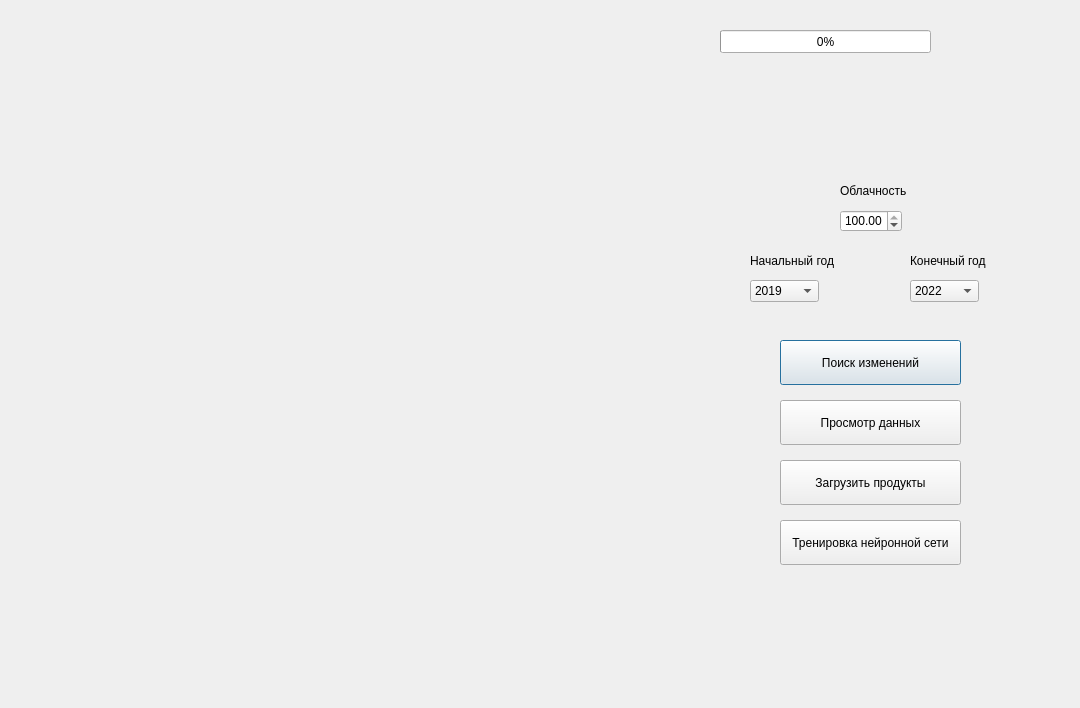
<?xml version="1.0" encoding="UTF-8"?>
<ui version="4.0">
 <class>ChangeDetectionDialogBase</class>
 <widget class="QDialog" name="ChangeDetectionDialogBase">
  <property name="geometry">
   <rect>
    <x>0</x>
    <y>0</y>
    <width>1080</width>
    <height>708</height>
   </rect>
  </property>
  <property name="windowTitle">
   <string>Change Detection Plugin</string>
  </property>
  <widget class="QLabel" name="map_label">
   <property name="geometry">
    <rect>
     <x>20</x>
     <y>20</y>
     <width>600</width>
     <height>552</height>
    </rect>
   </property>
   <property name="text">
    <string/>
   </property>
  </widget>
  <widget class="QPushButton" name="apply_coords">
   <property name="geometry">
    <rect>
     <x>780</x>
     <y>340</y>
     <width>181</width>
     <height>45</height>
    </rect>
   </property>
   <property name="text">
    <string>Поиск изменений</string>
   </property>
  </widget>
  <widget class="QLabel" name="info_label">
   <property name="geometry">
    <rect>
     <x>670</x>
     <y>70</y>
     <width>521</width>
     <height>81</height>
    </rect>
   </property>
   <property name="text">
    <string/>
   </property>
  </widget>
  <widget class="QProgressBar" name="progress_bar">
   <property name="geometry">
    <rect>
     <x>720</x>
     <y>30</y>
     <width>211</width>
     <height>23</height>
    </rect>
   </property>
   <property name="value">
    <number>0</number>
   </property>
   <property name="textVisible">
    <bool>true</bool>
   </property>
  </widget>
  <widget class="QPushButton" name="results_viewer_button">
   <property name="geometry">
    <rect>
     <x>780</x>
     <y>400</y>
     <width>181</width>
     <height>45</height>
    </rect>
   </property>
   <property name="text">
    <string>Просмотр данных</string>
   </property>
  </widget>
  <widget class="QComboBox" name="start_year">
   <property name="geometry">
    <rect>
     <x>750</x>
     <y>280</y>
     <width>69</width>
     <height>22</height>
    </rect>
   </property>
   <item>
    <property name="text">
     <string>2019</string>
    </property>
   </item>
   <item>
    <property name="text">
     <string>2020</string>
    </property>
   </item>
   <item>
    <property name="text">
     <string>2021</string>
    </property>
   </item>
   <item>
    <property name="text">
     <string>2022</string>
    </property>
   </item>
  </widget>
  <widget class="QComboBox" name="completion_year">
   <property name="geometry">
    <rect>
     <x>910</x>
     <y>280</y>
     <width>69</width>
     <height>22</height>
    </rect>
   </property>
   <item>
    <property name="text">
     <string>2022</string>
    </property>
   </item>
   <item>
    <property name="text">
     <string>2021</string>
    </property>
   </item>
   <item>
    <property name="text">
     <string>2020</string>
    </property>
   </item>
   <item>
    <property name="text">
     <string>2019</string>
    </property>
   </item>
  </widget>
  <widget class="QPushButton" name="download_button">
   <property name="geometry">
    <rect>
     <x>780</x>
     <y>460</y>
     <width>181</width>
     <height>45</height>
    </rect>
   </property>
   <property name="text">
    <string>Загрузить продукты</string>
   </property>
  </widget>
  <widget class="QLabel" name="label">
   <property name="geometry">
    <rect>
     <x>750</x>
     <y>250</y>
     <width>101</width>
     <height>21</height>
    </rect>
   </property>
   <property name="text">
    <string>Начальный год</string>
   </property>
  </widget>
  <widget class="QLabel" name="label_2">
   <property name="geometry">
    <rect>
     <x>910</x>
     <y>250</y>
     <width>101</width>
     <height>21</height>
    </rect>
   </property>
   <property name="text">
    <string>Конечный год</string>
   </property>
  </widget>
  <widget class="QPushButton" name="train_net_button">
   <property name="geometry">
    <rect>
     <x>780</x>
     <y>520</y>
     <width>181</width>
     <height>45</height>
    </rect>
   </property>
   <property name="text">
    <string>Тренировка нейронной сети</string>
   </property>
  </widget>
  <widget class="QDoubleSpinBox" name="cloud_cover">
   <property name="geometry">
    <rect>
     <x>840</x>
     <y>210</y>
     <width>62</width>
     <height>22</height>
    </rect>
   </property>
   <property name="maximum">
    <double>100.000000000000000</double>
   </property>
   <property name="value">
    <double>100.000000000000000</double>
   </property>
  </widget>
  <widget class="QLabel" name="label_3">
   <property name="geometry">
    <rect>
     <x>840</x>
     <y>180</y>
     <width>101</width>
     <height>21</height>
    </rect>
   </property>
   <property name="text">
    <string>Облачность</string>
   </property>
  </widget>
 </widget>
 <resources/>
 <connections/>
</ui>
